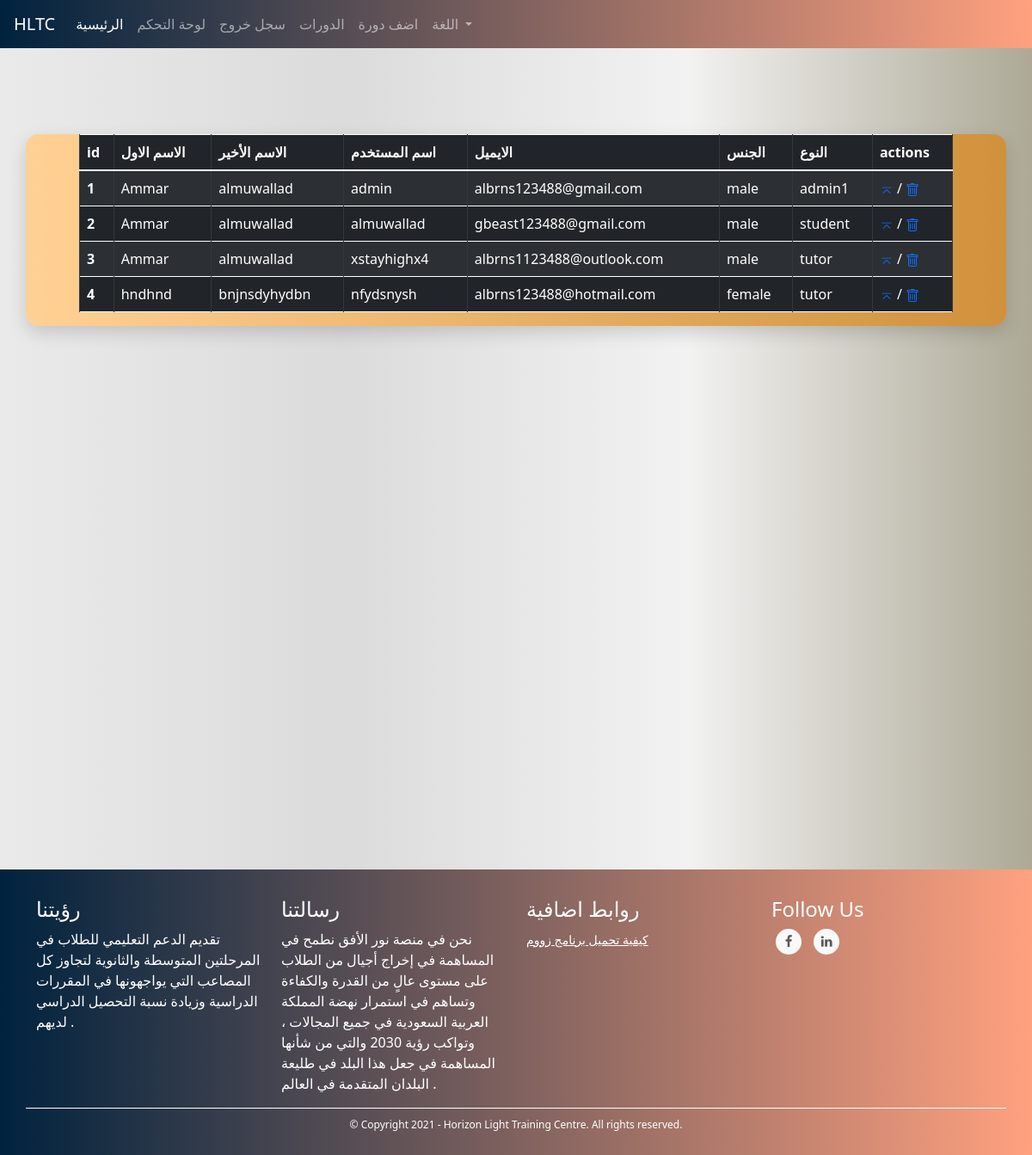
/admins/all_users (signed in), run on an earlier commit of the app's database.
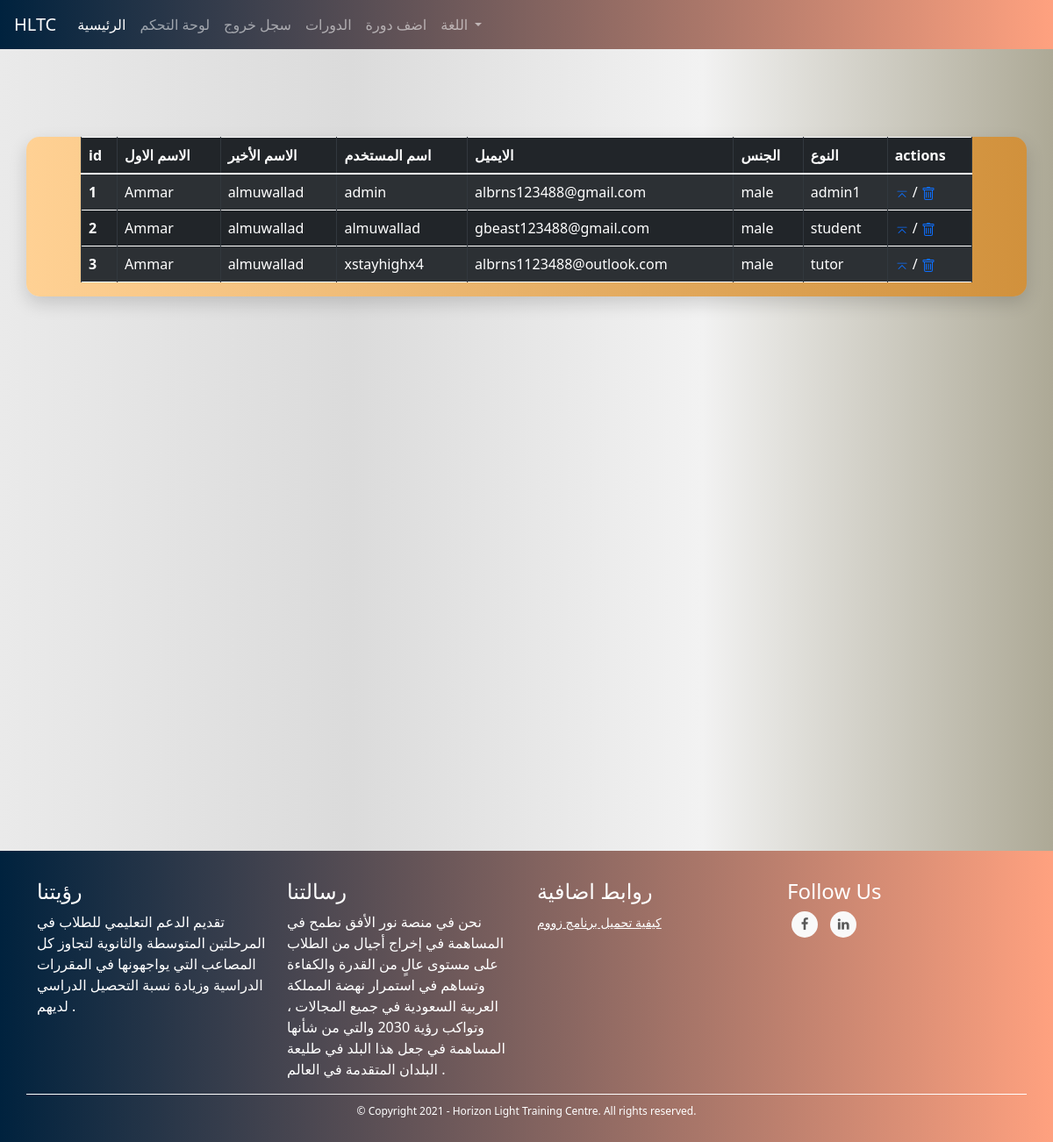
And on a later commit of the database.
### TUTOR/models.py (models this page shows, shortened)
class UserModel(db.Model, UserMixin):
    id = db.Column(db.Integer, primary_key=True)
    first_name = db.Column(db.String(128), nullable=False)
    last_name = db.Column(db.String(128), nullable=False)
    username = db.Column(db.String(20), unique=True, nullable=False)
    email = db.Column(db.String(256), unique=True, nullable=False)
    password = db.Column(db.String(255), nullable=False)
    user_type = db.Column(db.String(30), nullable=False)
    _gender = db.Column(db.Boolean, nullable=False, default=True)
    email_confirmation_code = db.Column(db.String(5), nullable=True)
    is_confirmed = db.Column(db.Boolean, nullable=False, default=False)
    creation_date = db.Column(db.DateTime, nullable=False, default=datetime.utcnow)
    admin_data_model = db.relationship('AdminDataModel', backref='user', uselist=False)
    tutor_data_model = db.relationship('TutorDataModel', backref='user', uselist=False)
    student_data_model = db.relationship('StudentDataModel', backref='user', uselist=False)
    @property
    def gender(self):
        return "male" if self._gender else "female"

### TUTOR/ADMINISTRATION/routes.py (the view)
@admins_blueprint.route("/admins/all_users", methods=["GET"])
@login_required(ADMIN_TYPES)
def users_list_view(): # admin only
    users = UserModel.query.all()
    return render_template("admins/users.html", users=users)

### TUTOR/ADMINISTRATION/routes.py (called while the page is built)
@admins_blueprint.context_processor
def utility_processor():
    return dict(get_language_text=LngObj.get_language_text, get_current_page_language_list=LngObj.get_current_page_language_list, languages=LANGUAGES, admin_types=ADMIN_TYPES, settings=SiteSettingsModel.instance())

### TUTOR/models.py (called while the page is built)
@login_manager.user_loader
def load_user(user_id):
    return UserModel.query.get(int(user_id))

    @classmethod
    def instance(cls):
        return cls.query.get(1)

### TUTOR/utils/utils.py (called while the page is built)
def login_required(roles=[]):
	def wrapper(fn):
		@wraps(fn)
		def decorated_view(*args, **kwargs):
			if request.method in EXEMPT_METHODS:
				return fn(*args, **kwargs)
			elif current_app.login_manager._login_disabled:
				return fn(*args, **kwargs)
			elif not current_user.is_authenticated:
				return current_app.login_manager.unauthorized()
			role = current_user.user_type
			if ( (role not in roles) and (roles != []) ):
				return current_app.login_manager.unauthorized()
			return fn(*args, **kwargs)
		return decorated_view
	return wrapper

### TUTOR/templates/admins/users.html (shortened to what this page needs)
{% extends "template.html" %}
{% block head %}<link rel="stylesheet" href="{{ url_for('static', filename='css/filtered_table.css') }}" >
<link rel="stylesheet" href="{{ url_for('static', filename='css/admins/users.css') }}" >
{% endblock %}
{% block content %}
<div class="container parent-cont my-cont">
  <div class="row justify-content-center my-row">
    <div class="col-sm-12 my-col">
<div class="filtered_table">
    <table class="table table-striped table-bordered table-hover table-dark">
        <thead>
          <tr>
            <th scope="col">id</th>
            <th scope="col">الاسم الاول</th>
            <th scope="col">الاسم الأخير</th>
            <th scope="col">اسم المستخدم</th>
            <th scope="col">الايميل</th>
            <th scope="col">الجنس</th>
            <th scope="col">النوع</th>
            <th scope="col">actions</th>
          </tr>
        </thead>
        <tbody>
        {% for user in users %}
          <tr>
            <th scope="row">{{ user.id }}</th>
            <td>{{ user.first_name }}</td>
            <td>{{ user.last_name }}</td>
            <td>{{ user.username }}</td>
            <td>{{ user.email }}</td>
            <td>{{ user.gender }}</td>
            <td>{{ user.user_type }}</td>
            <td><a href="{{ url_for('admins_blueprint.user_detailed_view', user_id=user.id) }}"></a> / <a href="#"></a></td>
          </tr>
        {% endfor %}
        </tbody>
      </table>
    </div>
  </div>
</div>
</div>
    <br><br><br><br><br><br><br><br><br><br><br><br><br><br><br><br><br><br>
{% endblock %}

### TUTOR/templates/template.html (shortened to what this page needs)
<!DOCTYPE html>
<html lang="en">
<head>
    <link rel="stylesheet" href="https://maxcdn.bootstrapcdn.com/bootstrap/4.0.0/css/bootstrap.min.css">
    <link href="https://cdn.jsdelivr.net/npm/bootstrap@5.0.0-beta1/dist/css/bootstrap.min.css" rel="stylesheet">
    <link href="https://maxcdn.bootstrapcdn.com/font-awesome/4.7.0/css/font-awesome.min.css" rel="stylesheet" >
    <link rel="stylesheet" href="{{ url_for('static', filename='css/footer.css') }}">
    <link rel="stylesheet" href="{{ url_for('static', filename='css/snippets/navbar.css') }}">
    <link rel="stylesheet" href="{{ url_for('static', filename='css/global.css') }}">
    <link rel="stylesheet" href="https://cdn.jsdelivr.net/npm/bootstrap-icons@1.3.0/font/bootstrap-icons.css">
    {% block head %} {% endblock %}
</head>
<body>
    {% if current_user.is_authenticated %}
        {% if current_user.user_type == "tutor" %}
            {% include "snippets/tutors/header.html" %}
        {% elif current_user.user_type == "student" %}
            {% include "snippets/students/header.html" %}
        {% elif current_user.user_type in admin_types %}
            {% include "snippets/admins/header.html" %}
        {% endif %}
    {% else %}
        {% include "snippets/header.html" %}
    {% endif %}
    {% block content %}
    {% endblock %}
  {% include "snippets/footer.html" %}
</body>
</html>

### TUTOR/templates/snippets/admins/header.html (shortened to what this page needs)
<nav class="navbar navbar-expand-lg navbar-dark my-navbar">
    <a class="navbar-brand" href="#">HLTC</a>
    <div class="collapse navbar-collapse" id="navbarNav">
      <ul class="navbar-nav">
        <li class="nav-item active">
            <a class="nav-link" href="{{ url_for('main_blueprint.home') }}">الرئيسية</a>
          </li>
          <li class="nav-item">
            <a class="nav-link" href="{{ url_for('admins_blueprint.control_panel') }}">لوحة التحكم</a>
          </li>
        <li class="nav-item">
            <a class="nav-link" href="{{ url_for('users_blueprint.logout') }}">سجل خروج</a>
          </li>
        <li class="nav-item">
            <a class="nav-link" href="{{ url_for('courses_blueprint.courses') }}">الدورات</a>
        </li>
        <li class="nav-item">
            <a class="nav-link" href="{{ url_for('admins_blueprint.add_course') }}">اضف دورة</a>
        </li>
        {% include "snippets/language_select_bootstrap.html" %}
      </ul>
    </div>
  </nav>

### TUTOR/templates/snippets/language_select_bootstrap.html (shortened to what this page needs)
<li class="nav-item dropdown">
    <a class="nav-link dropdown-toggle" href="#" id="navbarDropdown" role="button" data-toggle="dropdown" aria-haspopup="true" aria-expanded="false">
      اللغة
    </a>
  </li>

### TUTOR/templates/snippets/footer.html (shortened to what this page needs)
<link rel="stylesheet" href="{{ url_for('static', filename='css/footer.css') }}">
<footer class="mainfooter" role="contentinfo">
    <div class="footer-middle">
    <div class="container">
      <div class="row">
        <div class="col-md-3 col-sm-6">
          <div class="footer-pad">
            <h4>رؤيتنا</h4>
            <ul class="list-unstyled">
              <li>تقديم الدعم التعليمي للطلاب في المرحلتين المتوسطة والثانوية لتجاوز كل المصاعب التي يواجهونها في المقررات الدراسية وزيادة نسبة التحصيل الدراسي لديهم .</li>
            </ul>
          </div>
        </div>
        <div class="col-md-3 col-sm-6">
          <div class="footer-pad">
            <h4>رسالتنا</h4>
            <ul class="list-unstyled">
              <li>نحن في منصة نور الأفق نطمح في المساهمة في إخراج أجيال من الطلاب على مستوى عالٍ من القدرة والكفاءة وتساهم في استمرار نهضة المملكة العربية السعودية في جميع المجالات ، وتواكب رؤية 2030 والتي من شأنها المساهمة في جعل هذا البلد في طليعة البلدان المتقدمة في العالم .</li>
            </ul>
          </div>
        </div>
        <div class="col-md-3 col-sm-6">
          <div class="footer-pad">
            <h4>روابط اضافية</h4>
            <ul class="list-unstyled">
              <li><a href="{{ url_for('main_blueprint.how_to_download_zoom') }}">كيفية تحميل برنامج زووم</a></li>
            </ul>
          </div>
        </div>
          <div class="col-md-3">
              <h4>Follow Us</h4>
              <ul class="social-network social-circle">
               <li><a href="#" class="icoFacebook" title="Facebook"><i class="fa fa-facebook"></i></a></li>
               <li><a href="#" class="icoLinkedin" title="Linkedin"><i class="fa fa-linkedin"></i></a></li>
              </ul>
          </div>
      </div>
      <div class="row">
          <div class="col-md-12 copy">
              <p class="text-center">&copy; Copyright 2021 - Horizon Light Training Centre.  All rights reserved.</p>
          </div>
      </div>
    </div>
    </div>
  </footer>

### TUTOR/static/css/footer.css (style rules this page uses)
footer { bottom: 0; left: 0; right: 0; background: #FFA17F; background: -webkit-linear-gradient(to right, #00223E, #FFA17F); background: linear-gradient(to right, #00223E, #FFA17F); color: white; clear: both; }
footer a { color: #fff; font-size: 14px; transition-duration: 0.2s; }
.copy { font-size: 12px; padding: 10px; border-top: 1px solid #FFFFFF; }
.footer-middle { padding-top: 2em; color: white; }
ul.social-network { list-style: none; display: inline; margin-left: 0 !important; padding: 0; }
ul.social-network li { display: inline; margin: 0 5px; }
.social-circle li a { display: inline-block; position: relative; margin: 0 auto 0 auto; -moz-border-radius: 50%; -webkit-border-radius: 50%; border-radius: 50%; text-align: center; width: 30px; height: 30px; font-size: 15px; }
.social-circle li i { margin: 0; line-height: 30px; text-align: center; }
.social-circle i { color: #595959; -webkit-transition: all 0.8s; -moz-transition: all 0.8s; -o-transition: all 0.8s; -ms-transition: all 0.8s; transition: all 0.8s; }
.social-network a { background-color: #F9F9F9; }

### TUTOR/static/css/snippets/navbar.css (style rules this page uses)
.my-navbar { background: #FFA17F; background: -webkit-linear-gradient(to right, #00223E, #FFA17F); background: linear-gradient(to right, #00223E, #FFA17F); }

### TUTOR/static/css/global.css (style rules this page uses)
body { background: #ADA996; background: -webkit-linear-gradient(to right, #EAEAEA, #DBDBDB, #F2F2F2, #ADA996); background: linear-gradient(to right, #EAEAEA, #DBDBDB, #F2F2F2, #ADA996); }

### TUTOR/static/css/filtered_table.css (style rules this page uses)
.filtered_table { margin-right: 50px; margin-left: 50px; }

### TUTOR/static/css/admins/users.css (style rules this page uses)
.my-cont { border-radius: 15px; background: #D1913C; background: -webkit-linear-gradient(to right, #FFD194, #D1913C); background: linear-gradient(to right, #FFD194, #D1913C); -webkit-box-shadow: 0px 8px 20px 0px rgba(0, 0, 0, 0.15); -moz-box-shadow: 0px 8px 20px 0px rgba(0, 0, 0, 0.15); box-shadow: 0px 8px 20px 0px rgba(0, 0, 0, 0.15); margin-top: 100px; margin-bottom: 200px; }

What changed in the data, as far as the page shows it:
removed UserModel: id "4", first_name "hndhnd", last_name "bnjnsdyhydbn", username "nfydsnysh", email "albrns123488@hotmail.com", gender "female", user_type "tutor"
